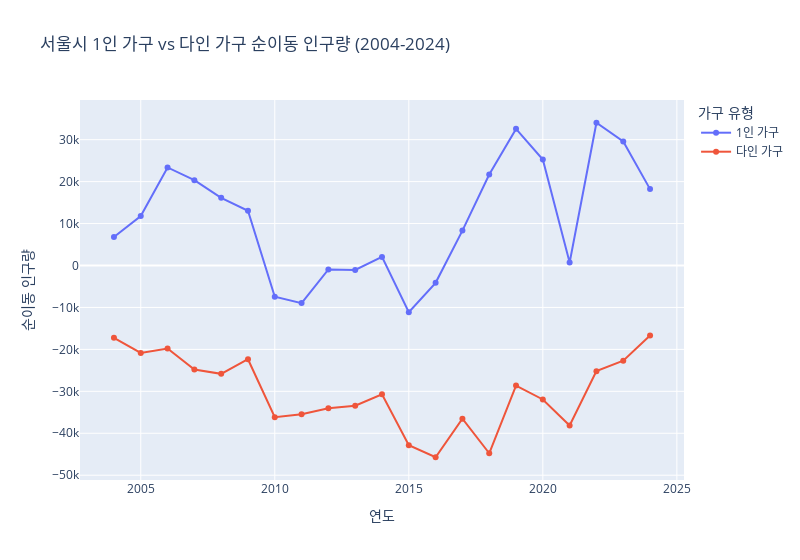

The code cell stored with this chart in its notebook:
### Markdown cell above
# 가구 수 별 유입인구 시각화

### Code cell
# 서울시 데이터 필터링
# 전입 데이터에서 서울특별시 데이터만 추출하고, 2004년부터 2024년까지의 데이터로 제한
seoul_movein = movein_household[(movein_household['SIDO'] == '서울특별시') & (movein_household['YEAR'] >= 2004) & (movein_household['YEAR'] <= 2024)]
# 전출 데이터에서 서울특별시 데이터만 추출하고, 2004년부터 2024년까지의 데이터로 제한
seoul_moveout = moveout_household[(moveout_household['SIDO'] == '서울특별시') & (moveout_household['YEAR'] >= 2004) & (moveout_household['YEAR'] <= 2024)]

# 순이동 인구량 계산
# 전입 데이터와 전출 데이터를 연도, 월, 시도, 가구 유형을 기준으로 병합
seoul_net = seoul_movein.merge(seoul_moveout, on=['YEAR', 'MONTH', 'SIDO', 'HOUSEHOLD'], suffixes=('_movein', '_moveout'))
# 순이동 인구량 = 전입 인구 - 전출 인구
seoul_net['NET_MOVE'] = seoul_net['MOVE_AMOUNT_movein'] - seoul_net['MOVE_AMOUNT_moveout']

# 1인 가구와 그 외 가구로 구분
# 1인 가구 데이터만 추출
seoul_1person = seoul_net[seoul_net['HOUSEHOLD'] == '1인']
# 1인 가구를 제외한 나머지 가구 데이터 추출
seoul_others = seoul_net[seoul_net['HOUSEHOLD'] != '1인']

# 연도별 합계 계산
# 1인 가구의 연도별 순이동 인구량 합계 계산
seoul_1person_sum = seoul_1person.groupby('YEAR')['NET_MOVE'].sum().reset_index()
# 다인 가구의 연도별 순이동 인구량 합계 계산
seoul_others_sum = seoul_others.groupby('YEAR')['NET_MOVE'].sum().reset_index()

# 시각화
import plotly.graph_objects as go

fig = go.Figure()

fig.add_trace(go.Scatter(x=seoul_1person_sum['YEAR'], y=seoul_1person_sum['NET_MOVE'],
                         mode='lines+markers', name='1인 가구'))
fig.add_trace(go.Scatter(x=seoul_others_sum['YEAR'], y=seoul_others_sum['NET_MOVE'],
                         mode='lines+markers', name='다인 가구'))

fig.update_layout(title='서울시 1인 가구 vs 다인 가구 순이동 인구량 (2004-2024)',
                  xaxis_title='연도',
                  yaxis_title='순이동 인구량',
                  legend_title='가구 유형',
                  width=800)

fig.show()

### Figure 1 — Plotly figure (JSON) as saved in the notebook; plotly's stock layout.template omitted (floating-point values rounded to 4 significant figures)
{"data": [{"mode": "lines+markers", "name": "1인 가구", "type": "scatter", "x": [2004, 2005, 2006, 2007, 2008, 2009, 2010, 2011, 2012, 2013, 2014, 2015, 2016, 2017, 2018, 2019, 2020, 2021, 2022, 2023, 2024], "y": [6815, 11788, 23378, 20339, 16138, 13058, -7446, -8966, -943, -1069, 2054, -11122, -4125, 8317, 21687, 32576, 25262, 717, 34035, 29584, 18212]}, {"mode": "lines+markers", "name": "다인 가구", "type": "scatter", "x": [2004, 2005, 2006, 2007, 2008, 2009, 2010, 2011, 2012, 2013, 2014, 2015, 2016, 2017, 2018, 2019, 2020, 2021, 2022, 2023, 2024], "y": [-17228, -20841, -19786, -24782, -25830, -22348, -36188, -35473, -34030, -33431, -30725, -42842, -45716, -36510, -44765, -28632, -31943, -38149, -25183, -22705, -16693]}], "layout": {"legend": {"title": {"text": "가구 유형"}}, "title": {"text": "서울시 1인 가구 vs 다인 가구 순이동 인구량 (2004-2024)"}, "width": 800, "xaxis": {"title": {"text": "연도"}}, "yaxis": {"title": {"text": "순이동 인구량"}}}}
